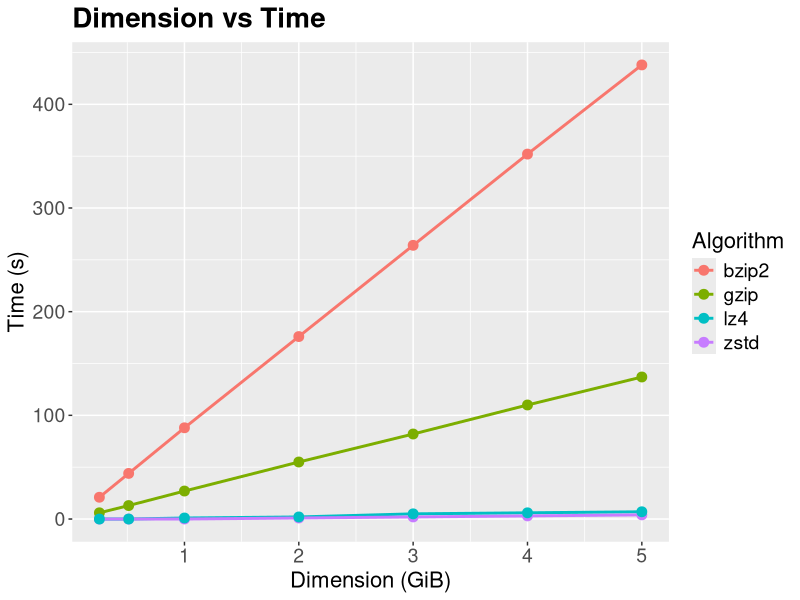
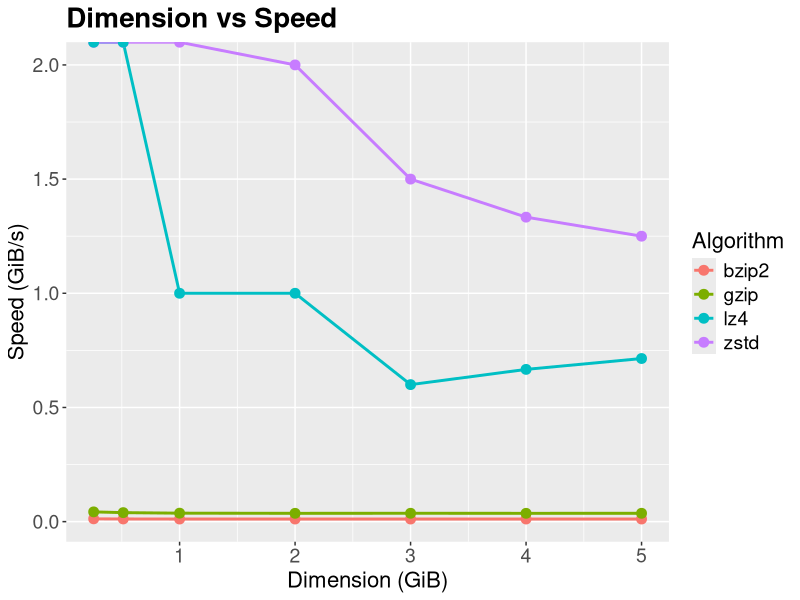
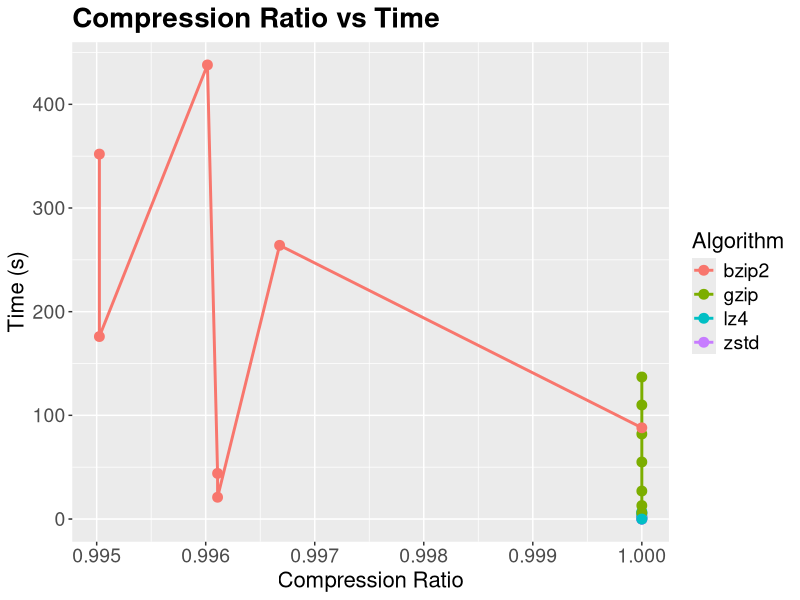

Here is the R script that generated these plots, in order:
# Load the ggplot2 package
library(ggplot2)

# Data organized in a dataframe with Compression Ratios
data <- data.frame(
  Original_Size_GiB = c(5.00, 5.00, 5.00, 5.00, 4.00, 4.00, 4.00, 4.00, 3.00, 3.00, 3.00, 3.00, 2.00, 2.00, 2.00, 2.00, 1.00, 1.00, 1.00, 1.00, 0.512, 0.512, 0.512, 0.512, 0.256, 0.256, 0.256, 0.256),
  Compressed_Size_GiB = c(5.00, 5.02, 5.00, 5.00, 4.00, 4.02, 4.00, 4.00, 3.00, 3.01, 3.00, 3.00, 2.00, 2.01, 2.00, 2.00, 1.00, 1.00, 1.00, 1.00, 0.512, 0.514, 0.512, 0.512, 0.256, 0.257, 0.256, 0.256),
  Time_s = c(4, 438, 137, 7, 3, 352, 110, 6, 2, 264, 82, 5, 1, 176, 55, 2, 0, 88, 27, 1, 0, 44, 13, 0, 0, 21, 6, 0),
  Algorithm = rep(c("zstd", "bzip2", "gzip", "lz4"), 7)
)

# Calculate Compression Ratio
data$Compression_Ratio = data$Original_Size_GiB / data$Compressed_Size_GiB

# Common theme to increase text size
custom_theme <- theme(
  plot.title = element_text(size = 20, face = "bold"),
  axis.title.x = element_text(size = 16),
  axis.title.y = element_text(size = 16),
  axis.text = element_text(size = 14),
  legend.title = element_text(size = 16),
  legend.text = element_text(size = 14)
)

# Plot 1: Dimension vs Time
ggplot(data, aes(x = Original_Size_GiB, y = Time_s, color = Algorithm)) +
  geom_line(size = 1) +
  geom_point(size = 3) +
  labs(title = "Dimension vs Time", x = "Dimension (GiB)", y = "Time (s)") +
  custom_theme

# Plot 2: Dimension vs Speed
ggplot(data, aes(x = Original_Size_GiB, y = Original_Size_GiB / Time_s, color = Algorithm)) +
  geom_line(size = 1) +
  geom_point(size = 3) +
  labs(title = "Dimension vs Speed", x = "Dimension (GiB)", y = "Speed (GiB/s)") +
  custom_theme

# Plot 3: Compression Ratio vs Time
ggplot(data, aes(x = Compression_Ratio, y = Time_s, color = Algorithm)) +
  geom_line(size = 1) +
  geom_point(size = 3) +
  labs(title = "Compression Ratio vs Time", x = "Compression Ratio", y = "Time (s)") +
  custom_theme
